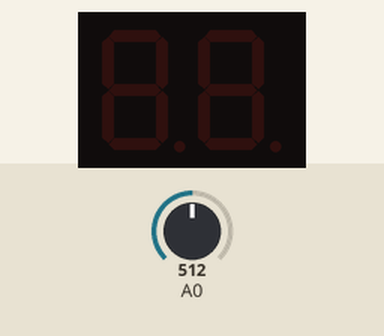
Bench run of a sketch on a simulated Arduino Mega 2560, built with avr-gcc and run on an emulated ATmega2560. Shown: 2-digit seven-segment display. Wiring (inferred from the names in the program): 2-digit 7-segment display, segments lit when LOW: segments pin 14, pin 15, pin 16, pin 17, pin 18, pin 19, pin 20, pin 21, pin 22, pin 23, pin 24, pin 25, pin 26, pin 27, pin 28, pin 29. Inputs (shaded band) come from the test bench; at power-on: A0 = 512. The segment pins are drawn as the display they are named for.

Above: at 1.2 s.
1.3 s: A0 set to 428
2.8 s: A0 set to 408
At 3.1 s:
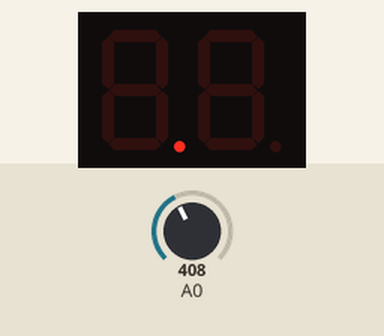
4.3 s: A0 set to 306
At 5.4 s:
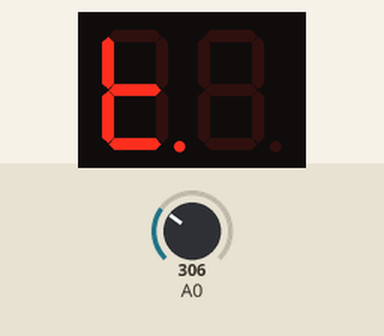
5.8 s: A0 set to 290
At 6.5 s:
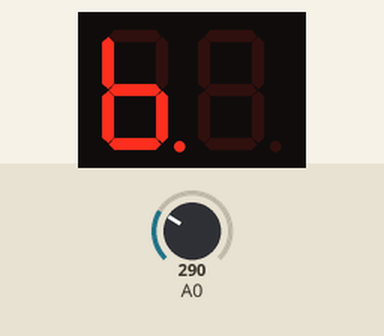
7.3 s: A0 set to 122
At 7.7 s:
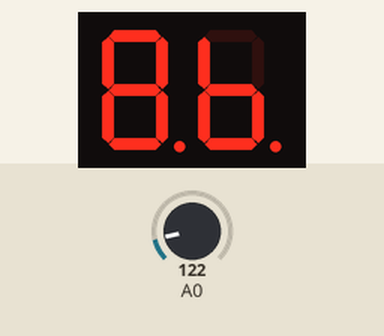
8.8 s: A0 set to 132
10.3 s: A0 set to 155
At 11.2 s:
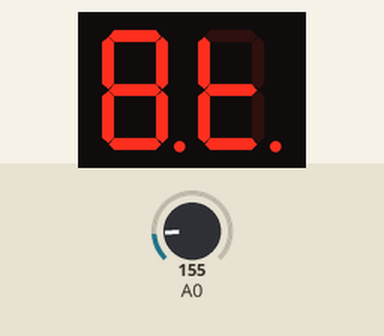
Timing chart, 0 to 12.8 s (numbered marks = the images above; inputs shaded):
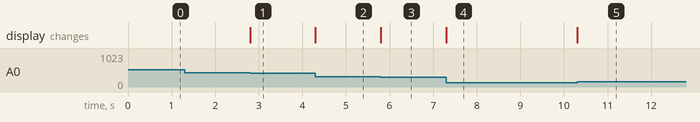

The sketch:

OP-AMP01.ino
```cpp
int LedPin[16]={22,23,24,25,26,27,28,29,14,15,16,17,18,19,20,21};
const int LedLevelTable[16]={100,120,140,160,180,200,220,240,260,280,300,320,340,360,400,420};
unsigned int g_unAmpValue=0;


byte FND_SEL[6]={8,9,10,11,12,13};
byte FND_DB[8]={0,1,2,3,4,5,6,7};
byte FND_DATA[]={0x3F,0x06,0x5B,0x4F,
0x66,0x6D,0x7D,0x27,
0x7F,0x67,0x77,0x7C,
0x39,0x5E,0x79,0x71};

void setup()
  {
    for(int i=0;i<16;i++)
    {
      pinMode(LedPin[i],OUTPUT);
    }
  }
void LedControl(int Num){
  for(int i=0;i<16;i++)
  {
    if(i<=Num)
    {
      digitalWrite(LedPin[i],HIGH);
    }
    else
    {
      digitalWrite(LedPin[i],LOW);
    }
  }
}

void PrintLed(unsigned int AmpValue){
  if(LedLevelTable[0]>AmpValue)
  {
    for(int i=0;i<16;i++)
    {
      digitalWrite(LedPin[i],LOW);
    }
  }
  else if((LedLevelTable[0]<=AmpValue)&&(LedLevelTable[1]>AmpValue))
  {
    LedControl(0);
  }
  else if((LedLevelTable[1]<=AmpValue)&&(LedLevelTable[2]>AmpValue))
  {
    LedControl(1);
  }
  else if((LedLevelTable[2]<= AmpValue) && (LedLevelTable[3] > AmpValue))
  {
    LedControl(2);
  }
  else if((LedLevelTable[3]<= AmpValue) && (LedLevelTable[4] > AmpValue))
  {
    LedControl(3);
  }
  else if((LedLevelTable[4]<= AmpValue) && (LedLevelTable[5] > AmpValue))
  {
    LedControl(4);
  }
  else if((LedLevelTable[5]<= AmpValue) && (LedLevelTable[6] > AmpValue))
  {
    LedControl(5);
  }
  else if((LedLevelTable[6]<= AmpValue) && (LedLevelTable[7] > AmpValue))
  {
    LedControl(6);
  }
  else if((LedLevelTable[7]<= AmpValue) && (LedLevelTable[8] > AmpValue))
  {
    LedControl(7);
  }
  else if((LedLevelTable[8]<= AmpValue) && (LedLevelTable[9] > AmpValue))
  {
    LedControl(8);
  }
  else if((LedLevelTable[9]<= AmpValue) && (LedLevelTable[10] > AmpValue))
  {
    LedControl(9);
  }
  else if((LedLevelTable[10]<=AmpValue)&&(LedLevelTable[11]>AmpValue))
  {
    LedControl(10);
  }
  else if((LedLevelTable[11]<=AmpValue)&&(LedLevelTable[12]>AmpValue))
  {
    LedControl(11);
  }
  else if((LedLevelTable[12]<=AmpValue)&&(LedLevelTable[13]>AmpValue))
  {
    LedControl(12);
  }
  else if((LedLevelTable[13]<=AmpValue)&&(LedLevelTable[14]>AmpValue))
  {
    LedControl(13);
  }
  else if((LedLevelTable[14]<=AmpValue)&&(LedLevelTable[15]>AmpValue))
  {
    LedControl(14);
  }
  else if(LedLevelTable[15]<AmpValue)
  {
    LedControl(15);
  }
}
void loop()
  {
    g_unAmpValue=analogRead(A0);
    PrintLed(g_unAmpValue);
  }
```

Measured:
- the behaviour switches between 300 and 299 on A0 (found by bisection; images 2 and 3)
- the behaviour switches between 139 and 140 on A0 (found by bisection; images 4 and 5)
- after the input at 1.3 s, every drawn part: stays the same
- after the input at 2.8 s, the display: changes at once (image 1)
- after the input at 4.3 s, the display: changes at once (image 2)
- after the input at 5.8 s, the display: changes at once (image 3)
- after the input at 7.3 s, the display: changes at once (image 4)
- after the input at 8.8 s, every drawn part: stays the same
- after the input at 10.3 s, the display: changes at once (image 5)
